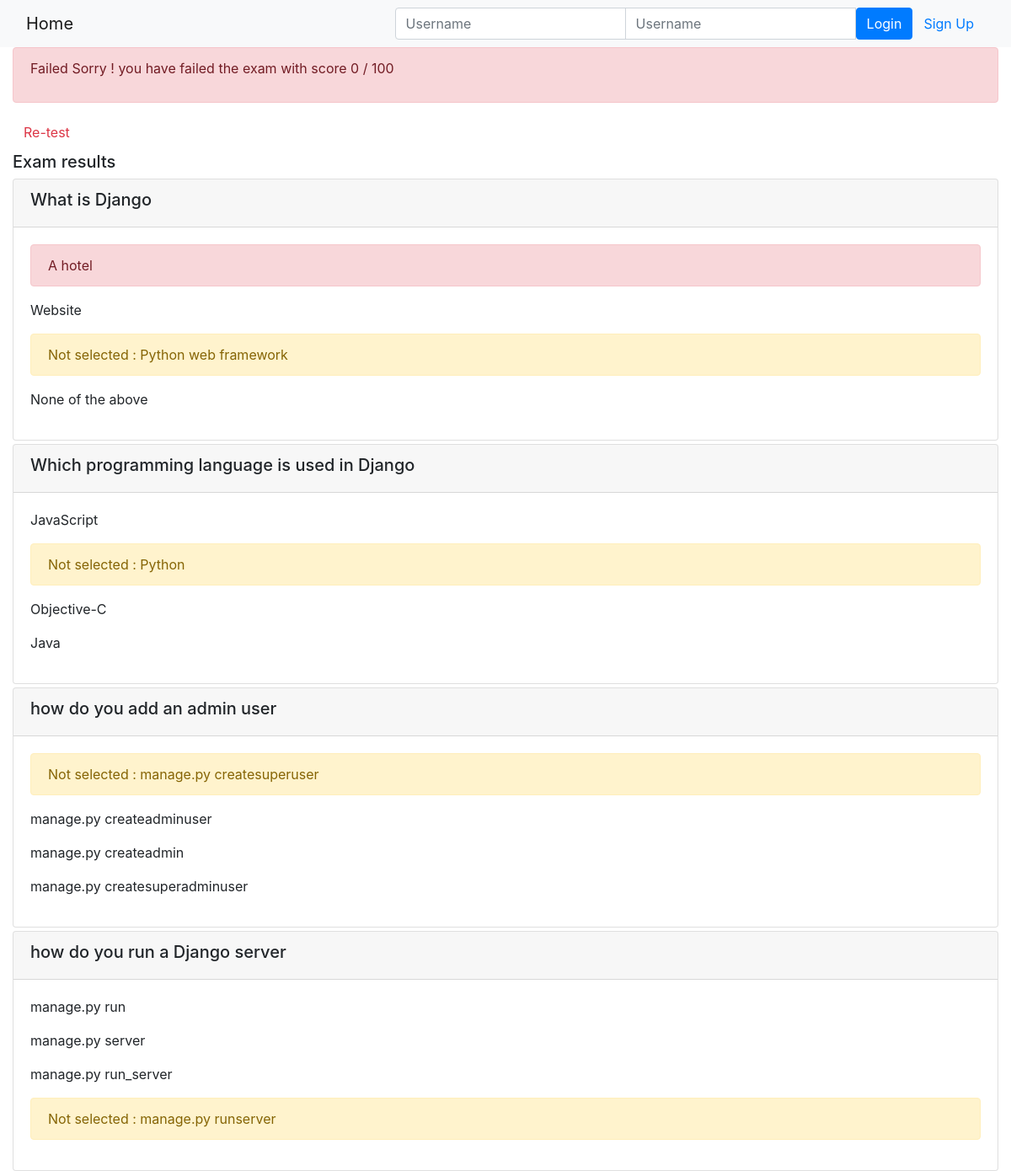
/onlinecourse/1/submission/1/result/, run on the app's committed database.
### onlinecourse/models.py (models this page shows)
class Question(models.Model):
    lesson = models.ForeignKey(Lesson , on_delete=models.CASCADE)
    question_text = models.TextField()
    grade = models.FloatField()
    def is_get_score(self, selected_ids):
       all_answers = self.choice_set.filter(is_correct=True).count()
       selected_correct = self.choice_set.filter(is_correct=True, id__in=selected_ids).count()
       selected_incorrect = self.choice_set.filter(is_correct=False, id__in=selected_ids).count()
       if all_answers == (selected_correct - selected_incorrect):
           return True
       else:
           return False

class Choice(models.Model):
    question = models.ForeignKey(Question , on_delete=models.CASCADE)
    choice_text = models.TextField()
    is_correct = models.BooleanField(default=False)

### onlinecourse/views.py (the view)
# urls.py: path('<int:course_id>/submission/<int:submission_id>/result/', views.show_exam_result, name='show_exam_result'),
def show_exam_result(request, course_id, submission_id):
    course = Course.objects.get(pk=course_id)
    submission = Submission.objects.get(pk=submission_id)
    choices = submission.choices.all()
    lesson = Lesson.objects.get(pk=submission.choices.first().question.lesson.pk)
    questions = lesson.question_set.all()
    total_score = 0
    grade = 0
    for question in questions:
        total_score += question.grade
        if question.is_get_score(choices):
            grade += question.grade
    total_grade = (grade/total_score)*100
    context = {
        'course' : course,
        'submission' : submission,
        'choices' : choices,
        'grade' : int(total_grade),
        'total_score' : int(total_score),
        'questions' : questions
    }
    return render(request, 'onlinecourse/exam_result_bootstrap.html', context)

### onlinecourse/templates/onlinecourse/exam_result_bootstrap.html (shortened to what this page needs)
<!DOCTYPE html>
<html lang="en">
<head>
    {% load static %}
    <link rel="stylesheet" href="https://maxcdn.bootstrapcdn.com/bootstrap/4.5.2/css/bootstrap.min.css">
</head>
<body>
 <nav class="navbar navbar-light bg-light">
    <div class="container-fluid">
        <div class="navbar-header">
              <a class="navbar-brand" href="{% url 'onlinecourse:index' %}">Home</a>
        </div>
        <ul class="nav navbar-nav navbar-right">
            {% if user.is_authenticated %}
            <li>
                <a class="btn btn-link" href="#">{{ user.first_name }}({{ user.username }})</a>
                <a class="btn btn-link" href="{% url 'onlinecourse:logout' %}">Logout</a>
            </li>
            {% else %}
            <li>
                <form class="form-inline" action="{% url 'onlinecourse:login' %}" method="post">
                    <div class="input-group">
                        <input type="text" class="form-control" placeholder="Username" name="username" >
                        <input type="password" class="form-control" placeholder="Username" name="psw" >
                        <button class="btn btn-primary" type="submit">Login</button>
                        <a class="btn btn-link" href="{% url 'onlinecourse:registration' %}">Sign Up</a>
                    </div>
                </form>
            </li>
            {% endif %}
        </ul>
    </div>
</nav>
<div class="container-fluid">
    {% if grade > 80 %}
    <div class="alert alert-success">
       <p>Congratulations, {{ user.username }}! You have passed the exam and completed the course with score {{grade}} / {{total_score}}<p>
    </div>
        {% else %}
        <div class="alert alert-danger">
                <p>Failed Sorry {{ user.username }}! you have failed the exam with score {{grade}} / {{total_score}}<p>
        </div>
        <a class="btn btn-link text-danger" href="{% url 'onlinecourse:course_details' course.id %}">Re-test</a>
        {% endif %}
        <div class="card-columns-vertical mt-1">
        <h5 class="">Exam results</h5>
            {% for question in questions %}
            <div class="card mt-1">
                <div class="card-header"><h5>{{ question.question_text }}</h5></div>
                <div class="card-body">
                    {% for choice in question.choice_set.all %}
                        {% if choice in choices%}
                            {% if choice.is_correct%}
                                <p class="alert alert-success">{{choice.choice_text}}<p>
                            {% else %}
                                <p class="alert alert-danger">{{choice.choice_text}}<p>
                            {% endif %}
                        {% else %}
                            {% if choice.is_correct %}
                                <p class="alert alert-warning">Not selected : {{choice.choice_text}}<p>
                            {% else %}
                                <p>{{choice.choice_text}}<p>
                            {% endif %}
                        {% endif %}
                    {% endfor %}
                </div>
            </div>
            {% endfor %}
        </div>
    </div>
</body>
</html>

### data on the page
Question: question_text "What is Django"
Choice: choice_text "A hotel"
Choice: choice_text "Website"
Choice: choice_text "Python web framework"
Choice: choice_text "None of the above"
Question: question_text "Which programming language is used in Django"
Choice: choice_text "JavaScript"
Choice: choice_text "Python"
Choice: choice_text "Objective-C"
Choice: choice_text "Java"
Question: question_text "how do you add an admin user"
Choice: choice_text "manage.py createsuperuser"
Choice: choice_text "manage.py createadminuser"
Choice: choice_text "manage.py createadmin"
Choice: choice_text "manage.py createsuperadminuser"
Question: question_text "how do you run a Django server"
Choice: choice_text "manage.py run"
Choice: choice_text "manage.py server"
Choice: choice_text "manage.py run_server"
Choice: choice_text "manage.py runserver"

### other printed values
{{ grade }} "0"
{{ total_score }} "100"
